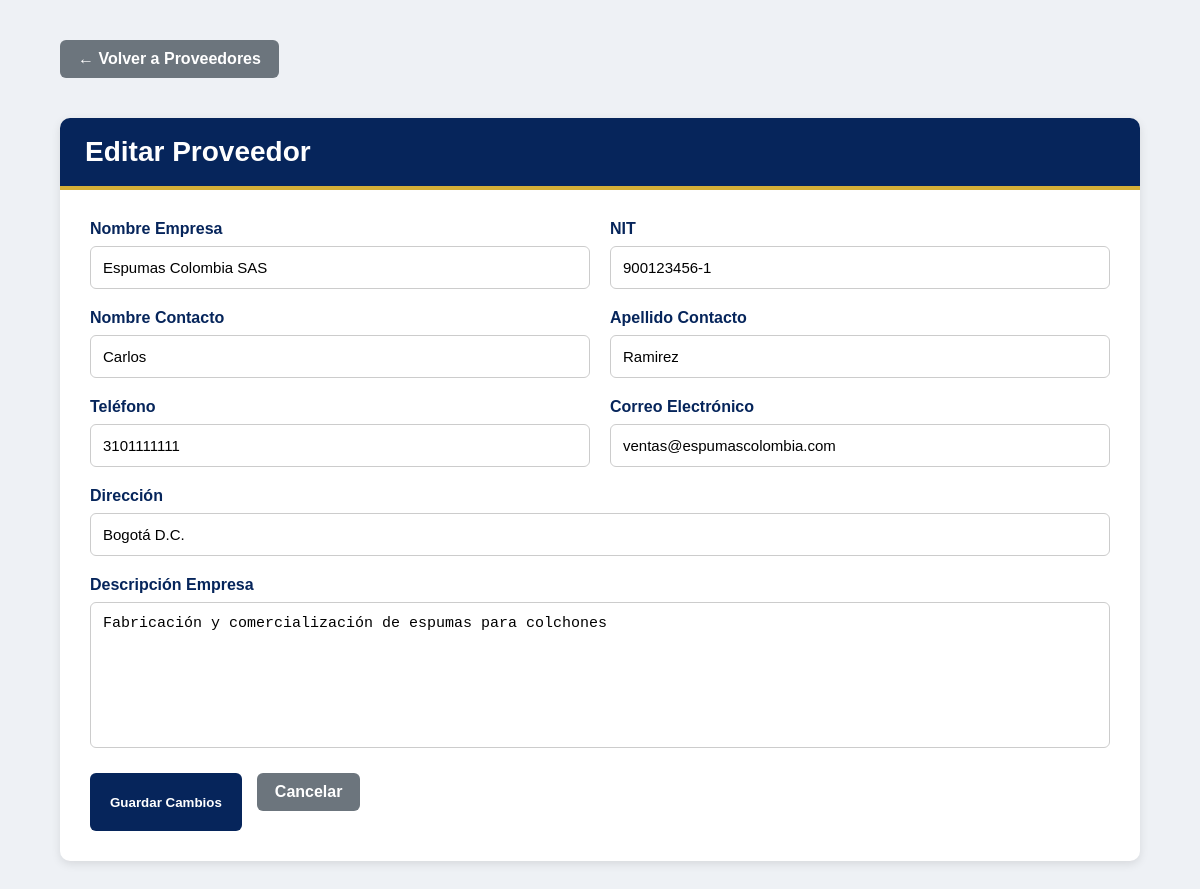
Screenshot of /view/registro_proveedores/editar_proveedor.php?id=1 with the database file from the repository.
### tables this page shows
CREATE TABLE `proveedores` (
  `id_proveedor` int(11) NOT NULL,
  `nombre_empresa` varchar(80) NOT NULL,
  `nit` varchar(20) NOT NULL,
  `direccion` varchar(255) NOT NULL,
  `descripcion_empresa` text DEFAULT NULL,
  `contacto_nombre` varchar(80) NOT NULL,
  `contacto_apellido` varchar(80) NOT NULL,
  `telefono` varchar(10) DEFAULT NULL,
  `email` varchar(70) DEFAULT NULL
);

### app/logica_proveedores.php (called while the page is built, shortened)
<?php
require_once __DIR__ . '/../config/conexion.php';
class ProveedorLogica
{
    private $conn;
    public function __construct()
    {
        $db = new Conexion();
        $this->conn = $db->getConnection();
    }
    public function getProveedorById(int $id): ?array
    {
        $sql = "
            SELECT *
            FROM proveedores
            WHERE id_proveedor = :id
        ";
        $stmt = $this->conn->prepare($sql);
        $stmt->bindParam(':id', $id, PDO::PARAM_INT);
        $stmt->execute();
        $proveedor = $stmt->fetch(PDO::FETCH_ASSOC);
        return $proveedor ?: null;
    }
}

### config/conexion.php (called while the page is built, shortened)
<?php
  class Conexion
  {
    private string $Servidor = "localhost";
    private string $BaseDeDatos = "colsoftco";
    private string $Usuario = "root";
    private string $Password = "";
    public function getConnection(){
      $this->Conector = new PDO(
        "mysql:host=".$this->Servidor.";dbname=".$this->BaseDeDatos,
        $this->Usuario,
        $this->Password
      );
      $this->Conector->exec("set names utf8");
      return $this->Conector;
    }
  }

### view/registro_proveedores/editar_proveedor.php (the view, shortened to what this page needs)
<?php
require_once __DIR__ . '/../../app/logica_proveedores.php';
$logica = new ProveedorLogica();
$id = $_GET['id'] ?? 0;
$proveedor = $logica->getProveedorById($id);
?>
<!DOCTYPE html>
<html lang="es">
<head>
<link rel="stylesheet" href="crud_proveedor.css">
</head>
<body>
<div class="contenedor">
    <div class="acciones-superior">
        <a href="../lista_proveedores/lista_proveedores.php" class="btn-volver">
            ← Volver a Proveedores
        </a>
    </div>
    <div class="card">
        <div class="card-header">
            Editar Proveedor
        </div>
        <div class="card-body">
            <form method="POST">
                <div class="form-grid">
                    <div class="campo">
                        <label>Nombre Empresa</label>
                        <input
                            type="text"
                            name="nombre_empresa"
                            value="<?= htmlspecialchars($proveedor['nombre_empresa']) ?>"
                            required>
                    </div>
                    <div class="campo">
                        <label>NIT</label>
                        <input
                            type="text"
                            name="nit"
                            value="<?= htmlspecialchars($proveedor['nit']) ?>"
                            required>
                    </div>
                    <div class="campo">
                        <label>Nombre Contacto</label>
                        <input
                            type="text"
                            name="contacto_nombre"
                            value="<?= htmlspecialchars($proveedor['contacto_nombre']) ?>"
                            required>
                    </div>
                    <div class="campo">
                        <label>Apellido Contacto</label>
                        <input
                            type="text"
                            name="contacto_apellido"
                            value="<?= htmlspecialchars($proveedor['contacto_apellido']) ?>"
                            required>
                    </div>
                    <div class="campo">
                        <label>Teléfono</label>
                        <input
                            type="text"
                            name="telefono"
                            value="<?= htmlspecialchars($proveedor['telefono']) ?>"
                            required>
                    </div>
                    <div class="campo">
                        <label>Correo Electrónico</label>
                        <input
                            type="email"
                            name="email"
                            value="<?= htmlspecialchars($proveedor['email']) ?>"
                            required>
                    </div>
                    <div class="campo full">
                        <label>Dirección</label>
                        <input
                            type="text"
                            name="direccion"
                            value="<?= htmlspecialchars($proveedor['direccion']) ?>"
                            required>
                    </div>
                    <div class="campo full">
                        <label>Descripción Empresa</label>
                        <textarea
                            name="descripcion_empresa"
                            required><?= htmlspecialchars($proveedor['descripcion_empresa']) ?></textarea>
                    </div>
                </div>
                <div class="botones">
                    <button type="submit" class="btn btn-guardar">
                        Guardar Cambios
                    </button>
                    <a href="../lista_proveedores/lista_proveedores.php"
                       class="btn btn-volver">
                        Cancelar
                    </a>
                </div>
            </form>
        </div>
    </div>
</div>
</body>
</html>

### view/registro_proveedores/crud_proveedor.css (style rules this page uses)
body { margin:0; padding:0; background:#eef1f5; font-family:Arial, Helvetica, sans-serif; }
.contenedor { width:90%; max-width:1100px; margin:40px auto; }
.card { background:#fff; border-radius:10px; overflow:hidden; box-shadow:0 3px 10px rgba(0,0,0,.1); }
.card-header { background:#06255B; color:white; padding:18px 25px; font-size:28px; font-weight:bold; border-bottom:4px solid #d4af37; }
.card-body { padding:30px; }
.form-grid { display:grid; grid-template-columns:1fr 1fr; gap:20px; }
.campo { display:flex; flex-direction:column; }
.campo label { margin-bottom:8px; color:#06255B; font-weight:bold; }
.campo input, .campo textarea { padding:12px; border:1px solid #ccc; border-radius:6px; font-size:15px; }
.campo textarea { resize:none; min-height:120px; }
.full { grid-column:1/3; }
.botones { margin-top:25px; display:flex; gap:15px; }
.btn { padding:12px 20px; border:none; border-radius:6px; cursor:pointer; text-decoration:none; font-weight:bold; }
.btn-guardar { background:#06255B; color:white; }
.btn-volver { background:#6c757d; color:white; padding:10px 18px; text-decoration:none; border-radius:6px; display:inline-block; margin-bottom:20px; }
.acciones-superior { margin-bottom:20px; }
.btn-volver { display:inline-block; background:#6c757d; color:white; text-decoration:none; padding:10px 18px; border-radius:6px; font-weight:bold; }

### rows the page displays
proveedores: nombre_empresa "Espumas Colombia SAS", nit "900123456-1", contacto_nombre "Carlos", contacto_apellido "Ramirez", telefono "3101111111", email "ventas@espumascolombia.com", direccion "Bogotá D.C.", descripcion_empresa "Fabricación y comercialización de espumas para colchones"
